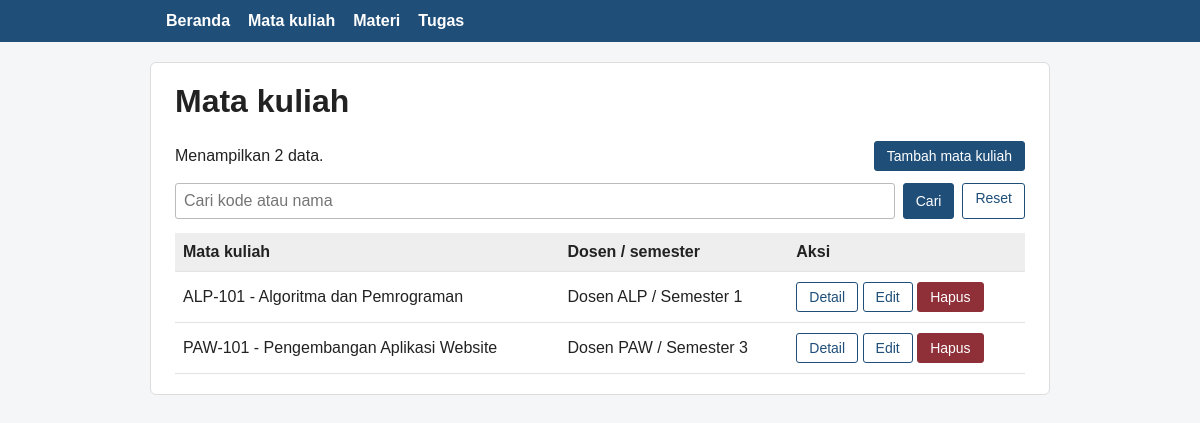
Screenshot of /mata_kuliah.php with the database file from the repository.
### tables this page shows
CREATE TABLE mata_kuliah (
  id INT UNSIGNED AUTO_INCREMENT PRIMARY KEY,
  kode VARCHAR(20) NOT NULL UNIQUE,
  nama VARCHAR(100) NOT NULL,
  dosen VARCHAR(100) NOT NULL,
  semester TINYINT UNSIGNED NOT NULL
);

### koneksi.php (called while the page is built, shortened)
<?php
function e($teks) { return htmlspecialchars((string)$teks, ENT_QUOTES, 'UTF-8'); }
function get_str($k)  { return (isset($_GET[$k])  && is_string($_GET[$k]))  ? trim($_GET[$k])  : ''; }

### mata_kuliah.php (the view, shortened to what this page needs)
<?php
require 'koneksi.php';
require 'layout.php';
$q = get_str('q');
$like = '%' . addcslashes($q, '%_\\') . '%';
$stmt = $conn->prepare('SELECT id, kode, nama, dosen, semester FROM mata_kuliah WHERE kode LIKE ? OR nama LIKE ? ORDER BY nama');
$stmt->bind_param('ss', $like, $like);
$stmt->execute();
$baris = $stmt->get_result()->fetch_all(MYSQLI_ASSOC);
?>
<h1>Mata kuliah</h1>
<div class="bar">
  <span>Menampilkan <?= count($baris) ?> data.</span>
  <a class="tombol utama" href="form_mata_kuliah.php">Tambah mata kuliah</a>
</div>
<form method="get" class="cari">
  <input type="text" name="q" value="<?= e($q) ?>" placeholder="Cari kode atau nama">
  <button type="submit" class="tombol utama">Cari</button>
  <a class="tombol" href="mata_kuliah.php">Reset</a>
</form>
<?php if (!$baris): ?>
  <div class="kosong">Data tidak ditemukan.</div>
<?php else: ?>
<table>
  <tr><th>Mata kuliah</th><th>Dosen / semester</th><th>Aksi</th></tr>
  <?php foreach ($baris as $b): ?>
  <tr>
    <td><?= e($b['kode'] . ' - ' . $b['nama']) ?></td>
    <td><?= e($b['dosen']) ?> / Semester <?= (int)$b['semester'] ?></td>
    <td>
      <a class="tombol" href="detail_mata_kuliah.php?id=<?= (int)$b['id'] ?>">Detail</a>
      <a class="tombol" href="form_mata_kuliah.php?id=<?= (int)$b['id'] ?>">Edit</a>
      <a class="tombol bahaya" href="hapus.php?tabel=mata_kuliah&amp;id=<?= (int)$b['id'] ?>">Hapus</a>
    </td>
  </tr>
  <?php endforeach; ?>
</table>
<?php endif;

### style.css (style rules this page uses)
* { box-sizing:border-box }
body { font-family:Arial,Helvetica,sans-serif;margin:0;background:#f4f6f8;color:#222 }
h1 { margin-top:0 }
table { width:100%;border-collapse:collapse }
th,td { text-align:left;padding:10px 8px;border-bottom:1px solid #e3e3e3 }
th { background:#eee }
.tombol { display:inline-block;padding:6px 12px;border:1px solid #1f4e79;background:#fff;color:#1f4e79;border-radius:3px;font:inherit;font-size:14px;text-decoration:none;cursor:pointer }
.tombol.utama { background:#1f4e79;color:#fff }
.tombol.bahaya { background:#8f2f38;border-color:#8f2f38;color:#fff }
.bar { display:flex;justify-content:space-between;align-items:center;margin-bottom:12px }
.cari { display:flex;gap:8px;margin-bottom:14px }
.cari input { flex:1 }
input[type=text],input[type=number],input[type=date],select,textarea { width:100%;padding:8px;border:1px solid #bbb;border-radius:3px;font:inherit }

### rows the page displays
mata_kuliah: kode+nama "ALP-101 - Algoritma dan Pemrograman", dosen "Dosen ALP", semester "1"
mata_kuliah: kode+nama "PAW-101 - Pengembangan Aplikasi Website", dosen "Dosen PAW", semester "3"

### other values shown
count($baris) "2"
